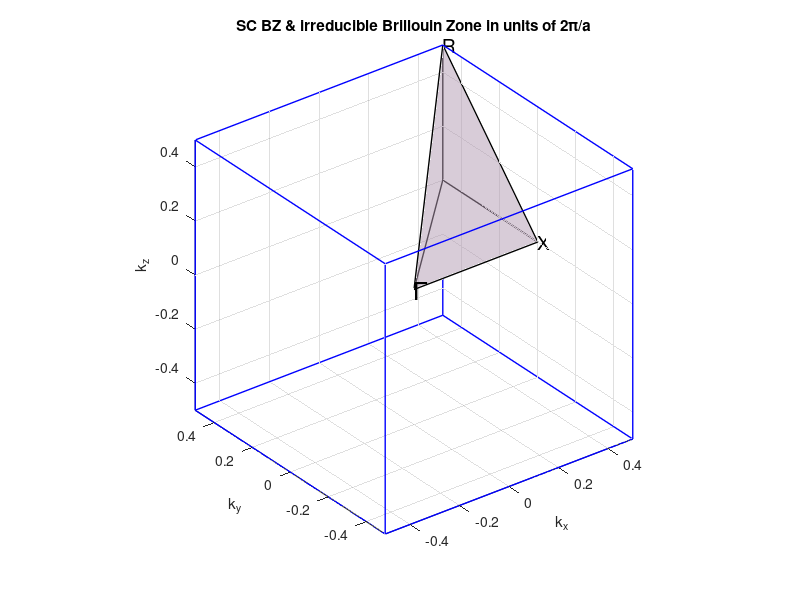

This chart was generated by the following MATLAB code:
%ScBZ.m
%Draws the Brillouin zone for the simple cubic and its irreducible
%tetrahedron and calculates the volume.
%Vectors in units of 2*pi/a
%
function ScBZ
clear
clc
Z=[0,0,0]; %zero point (gamma) - origin
X=[1/2,0,0]; %high symmetry points X, R, M
R=[1/2,1/2,1/2];
M=[1/2,1/2,0];
VSC=abs(dot(X,cross(R,M))/6); %tetrahedron volume
disp('============ Simple Cubic ==============')
fprintf('SC: irreducible V=%s%s\n',rats(VSC),' of BZ volume')
disp('SC symmetry points (in units of 2*pi/a):')
disp('X=[1/2,0,0], R=[1/2,1/2,1/2], M=[1/2,1/2,0]')
disp('Known SC BZ volume: (2*pi/a)^3')
view(150,20) %viewpoint longitude, latitude
grid on %show a grid
%Begin the tetrahedron
liner(Z,X,'-','k',1.0) %lines to symmetry points
liner(Z,R,'-','k',1.0)
liner(Z,M,'-','k',1.0)
liner(X,R,'-','k',1.0)
liner(X,M,'-','k',1.0)
liner(R,M,'-','k',1.0)
hold on %Begin to fill tetrahedron faces
x = [0;X(1);R(1);]; y=[0;X(2);R(2);]; z=[0;X(3);R(3);];
setter(x,y,z,[0.70 0.60 0.70],0.3,0.5)
x = [0;X(1);M(1);]; y=[0;X(2);M(2);]; z=[0;X(3);M(3);];
setter(x,y,z,[0.70 0.60 0.70],0.3,0.5)
x = [0;R(1);M(1);]; y=[0;R(2);M(2);]; z=[0;R(3);M(3);];
setter(x,y,z,[0.70 0.60 0.70],0.3,0.5)
x = [X(1);R(1);M(1);]; y=[X(2);R(2);M(2);]; z=[X(3);R(3);M(3);];
setter(x,y,z,[0.70 0.60 0.70],0.3,0.5)
text(Z(1),Z(2),Z(3),'\Gamma','FontSize',18)
text(X(1),X(2),X(3),'X','FontSize',14)
text(R(1),R(2),R(3),'R','FontSize',14)
text(M(1),M(2),M(3),'M','FontSize',14)
title('SC BZ & irreducible Brillouin Zone in units of 2\pi/a')
%SC BZ next.
%Corners to which lines will be drawn
c1=[1/2,1/2,1/2]; c2=[-1/2,1/2,1/2]; c3=[-1/2,-1/2,1/2]; c4=[1/2,-1/2,1/2];
c5=[1/2,1/2,-1/2]; c6=[-1/2,1/2,-1/2]; c7=[-1/2,-1/2,-1/2];
c8=[1/2,-1/2,-1/2];
liner(c1,c2,'-','b',1.0) %c1 top corner connectors
liner(c1,c4,'-','b',1.0)
liner(c1,c5,'-','b',1.0)
liner(c2,c6,'-','b',1.0) %c2 top corner connectors
liner(c2,c3,'-','b',1.0)
liner(c3,c4,'-','b',1.0) %c3 top corner connectors
liner(c3,c7,'-','b',1.0)
liner(c5,c6,'-','b',1.0) %c5 bottom corner connectors
liner(c5,c8,'-','b',1.0)
liner(c7,c6,'-','b',1.0) %c7 bottom corner connectors
liner(c7,c8,'-','b',1.0)
liner(c8,c4,'-','b',1.0) %c8 bottom corner connectors
hold off
axis equal %helps to make the cube look like it
xlabel('k_x'), ylabel('k_y'), zlabel('k_z')
function liner(v1,v2,lin_style_txt,lin_color_txt,lin_width_num)
%Draws a line given initial vector v1 and final vector v2
%lin_style_txt: line style text format
%lin_color_txt: line color text format
%lin_width_num: line width number format
line([v1(1),v2(1)],[v1(2),v2(2)],[v1(3),v2(3)],...
'LineStyle',lin_style_txt,'color',...
lin_color_txt,'linewidth',lin_width_num)
function setter(x,y,z,v,Edge_num,Face_num)
%fills a polygon according to coords x,y,z vectors
%v is a color vector like v=[0.70 0.70 0.40] for example
%Edge_num is a number like 0.3, and Face_num is also a number like 0.5
h=fill3(x,y,z,v); %fill face
set(h,'EdgeAlpha',Edge_num,'FaceAlpha',Face_num) %edges, transparent
